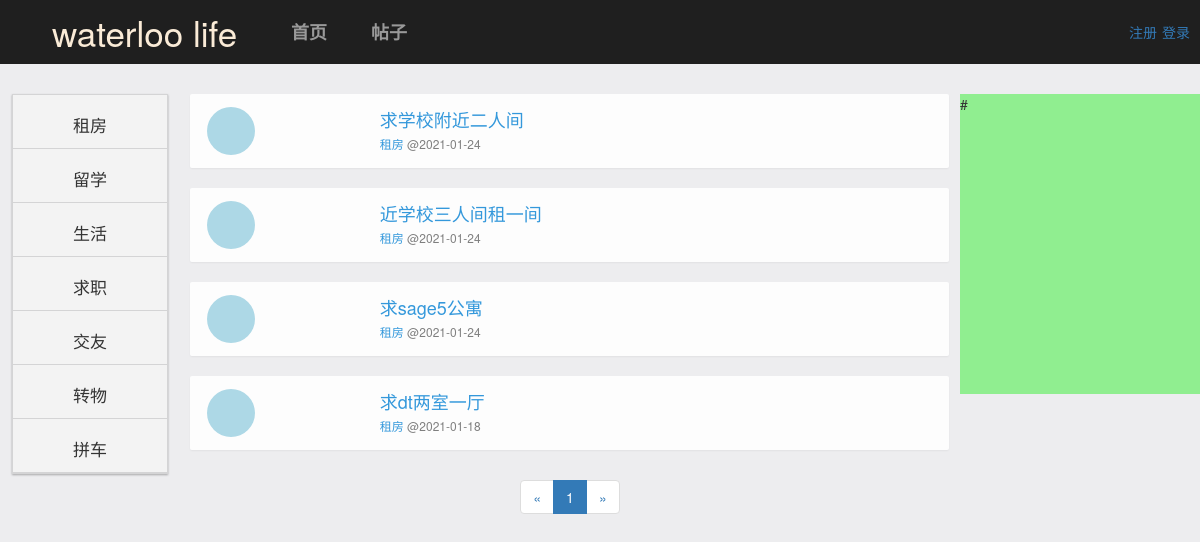
The page /threads/ on the database its author committed.
### thread/models.py (models this page shows, shortened)
class ThreadType(models.Model):
	type_name = models.CharField(max_length=15)
	def __str__(self):
		return self.type_name

class Thread(models.Model):
	title = models.CharField(max_length=50)
	thread_type = models.ForeignKey(ThreadType, on_delete=models.CASCADE)
	content = models.TextField()
	author = models.ForeignKey(User, on_delete=models.CASCADE)
	created_time = models.DateTimeField(auto_now_add=True)
	last_update_time = models.DateTimeField(auto_now=True)
	class Meta:
		ordering = ['-created_time']

### thread/views.py (the view)
# urls.py: path('', views.get_newest_threads, name='get_newest_threads'),
def get_newest_threads(request):
	threads_all_list = Thread.objects.all()
	context = get_thread_list_common_data(request, threads_all_list)
	return render(request, 'thread_list.html', context)

### thread/templates/thread_list.html (shortened to what this page needs)
{% extends 'base.html' %}
{% load static %}
{% block header_extends %}
	<link rel="stylesheet" type="text/css" href="{% static 'thread.css' %}">
{% endblock %}
{% block content %}
	<div class="left-panel">
			{% for thread_type in thread_types %}
				<a href="{% url 'threads_with_type' thread_type.pk %}">
					<div class="thread-type">
						{{ thread_type.type_name }}
					</div>
				</a>
			{% empty %}
				not available now
			{% endfor %}
	</div>
	<div class="middle-panel">
		<div class="main-content">
			{% for thread in page_of_threads.object_list %}
			<div class="thread">
				<div class="thread-left">
					<div class="avatar-container">
					</div>
				</div>
				<div class="thread-right">
					<a href="{% url 'thread_detail' thread.pk %}">{{ thread.title }}</a>
					<br>
					<span>
						<a href="{% url 'threads_with_type' thread.thread_type.pk %}">{{ thread.thread_type }}</a>
						@{{ thread.created_time|date:"Y-m-d" }}
					</span>
				</div>
			</div>
			{% empty %}
			<div class="thread">
				<p>-- Nothing to post --</p>
			</div>
			{% endfor %}
		</div>
		<div class="paginator">
			<ul class="pagination">
			    <li>
			    	{% if page_of_threads.has_previous %}
			    		<a href="?page=previous_page_number" aria-label="Previous">
			        		<span aria-hidden="true">&laquo;</span>
			      		</a>
			    	{% else %}
			    		<span aria-hidden="true">&laquo;</span>
			    	{% endif %}
			    </li>
				{% for page_num in page_range %}
					{% if page_num == page_of_threads.number %}
						<li class="active"><span>{{ page_num }}</span></li>
					{% else %}
						{% if page_num == "..." %}
							<li><span>{{ page_num }}</span></li>
						{% else %}
							<li><a href="?page={{page_num}}">{{ page_num }}</a></li>
						{% endif %}
					{% endif %}
				{% endfor %}
			    <li>
			      {% if page_of_threads.has_next %}
			    		<a href="?page={{page_of_threads.next_page_number}}" aria-label="Next">
			        		<span aria-hidden="true">&raquo;</span>
			      		</a>
			    	{% else %}
			    		<span aria-hidden="true">&raquo;</span>
			    	{% endif %}
			    </li>
			</ul>
		</div>
	</div>
	<div class="right-panel">
		#
	</div>
{% endblock %}

### templates/base.html (shortened to what this page needs)
{% load static %}
<!DOCTYPE html>
<html lang="zh-CN">
<head>
	<link rel="stylesheet" type="text/css" href="{% static 'base.css' %}">
	<link rel="stylesheet" type="text/css" href="{% static 'bootstrap-3.3.7/css/bootstrap.min.css' %}">
	{% block header_extends %}{% endblock %}
</head>
<body>
	<div id="navbar">
		<div id="logo">
			<a href="/">waterloo life</a>
		</div>
		<div class="navbar-blocks">
			<div class="navbar-block">
				<a href="/">首页</a>
			</div>
			<div class="navbar-block">
				<a href="/threads">帖子</a>
			</div>
		</div>
		{% if user.is_authenticated %}
			<div class="username">
				<a href="{% url 'ulogout' %}?from={{ request.get_full_path }}">logout</a>
				@ <a href="{% url 'userprofile:edit' user.id %}">{{ user.username }}</a>
			</div>
		{% else %}
			<div class="login-btn">
				<a class="" href="{% url 'login' %}?from={{ request.get_full_path }}">登录</a>
			</div>
			<div class="reg-btn">
				<a class="" href="{% url 'register' %}?from={{ request.get_full_path }}">注册</a>
			</div>
		{% endif %}
	</div>
	{% block content %}{% endblock %}
</body>
</html>

### static/base.css (style rules this page uses)
body { background-color: #ededef; }
#navbar { background-color: #1F1F1F; min-height: 64px; margin-bottom: 30px; }
#logo { height: 64px; width: 190px; margin-left: 52px; line-height: 64px; float: left; }
#logo a { color: antiquewhite; font-size: 35px; text-decoration: none; }
.navbar-blocks { float: left; margin-left: 27px; }
.navbar-block { float: left; width: 80px; height: 64px; line-height: 64px; text-align: center; font-size: 18px; font-weight: bold; }
.navbar-block a { color: #999999; text-decoration: none; transition-property: color; transition-duration: 300ms; transition-timing-function: ease; }
.login-btn { height: 64px; line-height: 64px; float: right; margin-right: 10px; }
.reg-btn { height: 64px; line-height: 64px; float: right; margin-right: 5px; }

### thread/static/thread.css (style rules this page uses)
body { background-color: #ededef; }
div.left-panel { position: absolute; width: 13%; left: 1%; border-width: 1px; border-style: solid; border-color: rgb(212, 212, 213); -webkit-box-shadow: 0 1px 2px 0 rgba(0,0,0,0.30); box-shadow: 0 1px 2px 0 rgba(0,0,0,0.30); background-color: #f3f3f3; }
div.middle-panel { position: absolute; width: 65%; left: 15%; background-color: none; }
div.right-panel { position: absolute; width: 20%; left: 80%; height: 300px; background-color: lightgreen; }
div.thread-type:last-child { width: 100%; height: 54px; text-align: center; line-height: 60px; font-size: 17px; border-bottom-width: 1px; border-bottom-style: solid; border-bottom-color: rgb(212, 212, 213); }
div.left-panel a { color: #333333; text-decoration: none; }
div.main-content { margin-right: 21px; }
div.thread:first-child { padding: 13px 0; margin-left: 10px; margin-bottom: 10px; border-radius: 2px; box-shadow: 0 1px 2px rgba(0,0,0,0.05); background-color: #FFFFFFE6; float: left; width: 100%; }
div.thread:not(:first-child) { padding: 13px 0; margin: 10px; border-radius: 2px; box-shadow: 0 1px 2px rgba(0,0,0,0.05); background-color: #FFFFFFE6; float: left; width: 100%; }
div.thread-left { width: 25%; }
div.avatar-container { background-color: lightblue; width: 48px; height: 48px; border: 1px solid transparent; border-radius: 50%; margin-left: 17px; }
div.thread-right { width: 50%; }
div.thread-right > a { color: #3498db; text-decoration: none; font-size: 18px; }
div.thread-right span { font-size: 12px; color: #7F7F7F; }
div.thread-right span a { color: #3498db; }
[class="thread-left"] { float: left; }
[class="thread-right"] { float: left; }
div.paginator { text-align: center; }

### rows shown on the page
ThreadType: type_name "租房"
ThreadType: type_name "留学"
ThreadType: type_name "生活"
ThreadType: type_name "求职"
ThreadType: type_name "交友"
ThreadType: type_name "转物"
ThreadType: type_name "拼车"
Thread: title "求学校附近二人间", thread_type "租房", created_time "2021-01-24"
Thread: title "近学校三人间租一间", thread_type "租房", created_time "2021-01-24"
Thread: title "求sage5公寓", thread_type "租房", created_time "2021-01-24"
Thread: title "求dt两室一厅", thread_type "租房", created_time "2021-01-18"

### other values the page prints
{{ page_num }} "1"
